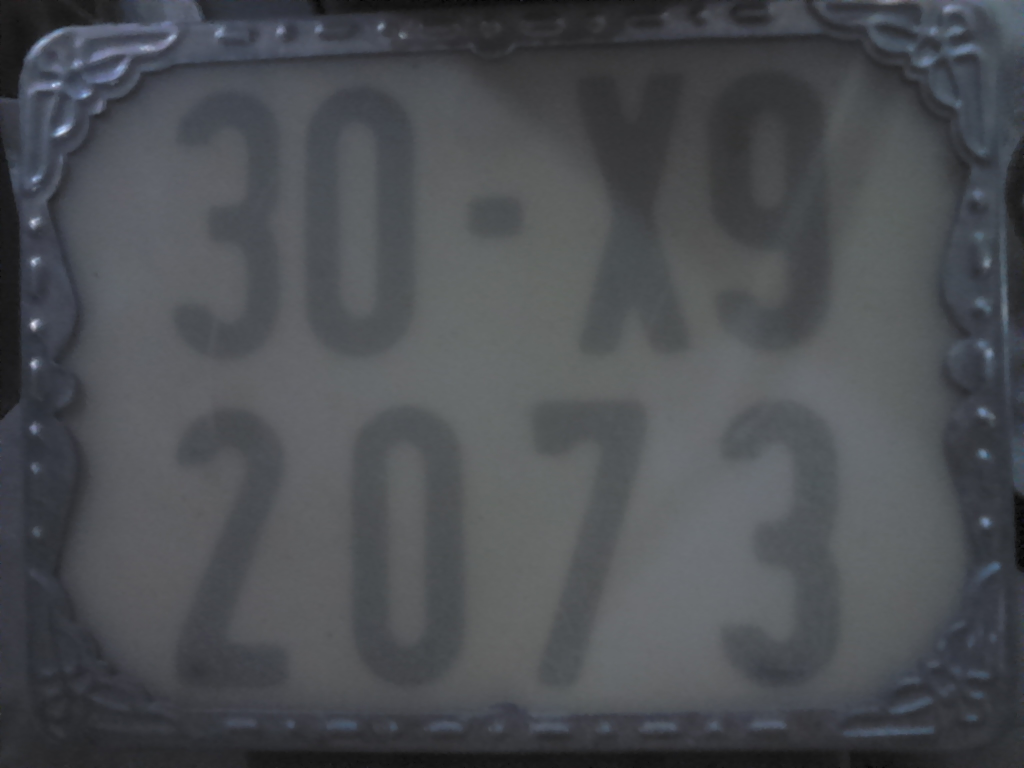
#> input picture inp/ (1).JPG, 2048 x 1536 px (shown at 1/2 size); its folder holds only this picture in this run
$ python tesseract.py   (Python 2 division)   (older library calls are emulated)
#> lines starting #> are read from the running program, lines starting #| are printed output that depends on the picture; after the words box and inside, x2 and y2 are one past the last pixel; in counts of white or black regions, pixels touching at a corner belong together
import cv2
import numpy as np
from PIL import Image

import glob, os
import getopt
import sys
import pytesseract

THRESH_HOLD = 81
THRESH_HOLD_BOX = 99

def isNumber(x, y, w, h, shape):
    ''' return True if a rect bounds a number
    '''
    result = True
    result &= (x > 30) and (shape[1] - x > w + 150)
    result &= (y > 10) and (shape[0] - y > h + 20)

    result &= ( w > 80 ) and ( h > 300 ) and ( w < 400 ) and ( h < 1000 )

    ratio = float(h) / float(w)
    result &= ratio == sorted((1, ratio, 5))[1]
    return result

def preThreshHold(img, name):
    ''' a little process before threshholding
    '''
    img = cv2.equalizeHist(img)
    return img

def getNumbers(img, name, threshhold):
    # normal threshHold
    #ret1, thresh = cv2.threshold(img, threshhold, 255, cv2.THRESH_BINARY)
    # adaptive threshHold
    thresh = cv2.adaptiveThreshold(img,255,cv2.ADAPTIVE_THRESH_MEAN_C, cv2.THRESH_BINARY, THRESH_HOLD_BOX,8)
    cv2.imwrite('threshHold/' + name + '.tiff', thresh)

    _, contours, hierarchy = cv2.findContours(thresh.copy(), cv2.RETR_TREE, cv2.CHAIN_APPROX_SIMPLE)

    imT = thresh.copy()
    outImg = np.zeros(img.shape, np.uint8)
    outImg += 255

    for cnt in contours:
        x, y, w, h = cv2.boundingRect(cnt)
        if isNumber(x, y, w, h, img.shape):
            cv2.rectangle(imT,(x,y),(x+w,y+h),(0,255,0),5)
            outImg[y:y + h, x:x + w] = thresh[y:y + h, x:x + w]
            cv2.drawContours(outImg, [cnt], 0, (125, 125, 125), 5 )

    cv2.imwrite('out/' + name + '.tiff', outImg)
    cv2.imwrite( 'contour/' + name + '.tiff', imT )

    height, width = outImg.shape
    outImg = cv2.resize( outImg, ( 400, 400 * height / width ) )

    image = Image.fromarray( outImg )
    print pytesseract.image_to_string( image, config = "-psm 6 config" )

def crop(inp, out):
    imageList = glob.glob(inp)
    for imgPath in imageList:
        print imgPath, ' : '
        img = cv2.imread(imgPath, cv2.IMREAD_GRAYSCALE)
        img = cv2.resize( img, ( 2048, 1536 ) )
        dir, name = os.path.split(imgPath)
        img = preThreshHold(img, name)
        cv2.imwrite('equalizeHist/' + name[:-4] + '.tiff', img )
        getNumbers(img, name[:-4], THRESH_HOLD)


# [15 lines left out: function showHelp, not called in this run]


def main(argv):
    inputFile = ''
    outputDir = ''
    try:
        opts, args = getopt.getopt(argv, "hi:o:", ["ifile=", "ofile="])
    except getopt.GetoptError:
        print 'test.py -i <inputfile> -o <outputfile>'
        sys.exit(2)
    for opt, arg in opts:
        if opt == '-h':
            print 'test.py -i <inputfile> -o <outputfile>'
            showHelp()
            sys.exit()
        elif opt in ("-i", "--ifile"):
            inputFile = arg
        elif opt in ("-o", "--ofile"):
            outputDir = arg
    if ( inputFile == '' ):
        inputFile = 'inp/*.jpg'
    if ( outputDir == '' ):
        outputDir = 'out/'
    crop(inputFile, outputDir)
#> in preThreshHold, `img = cv2.equalizeHist(img)`:
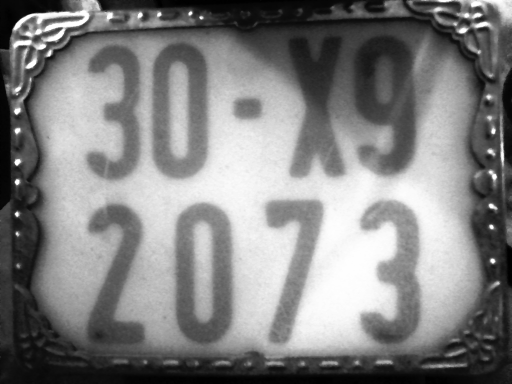
#> img: shape (1536, 2048) (shown at 1/4 size); min 0, max 255, mean 129.4
#> in getNumbers, `thresh = cv2.adaptiveThreshold(img,255,cv2.ADAPTIVE_THRESH_MEAN_C, cv2..`:
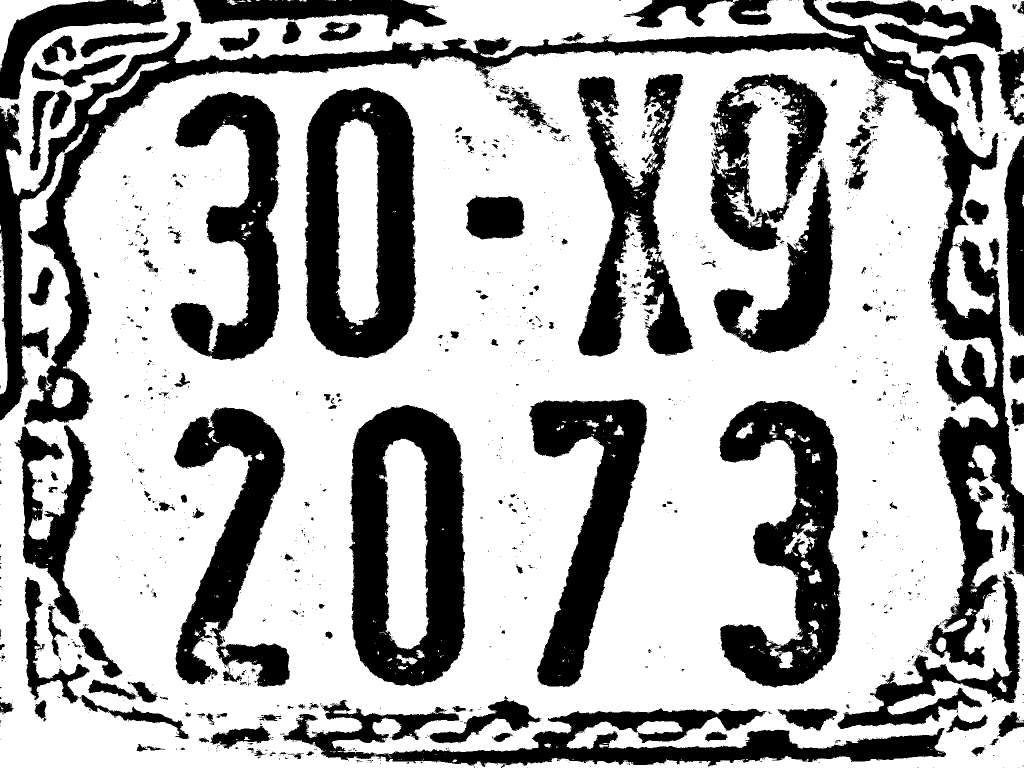
#> thresh: shape (1536, 2048) (shown at 1/2 size); 68.4% white; 1948 black regions (1691 under 20 px)
#> in getNumbers, `_, contours, hierarchy = cv2.findContours(thresh.copy(), cv2.RETR_TREE..`: contours = 3611 contours, 3220 with area under 20; largest, box (x1, y1, x2, y2) and area: (0, 95, 2048, 1536) 2556706, (0, 0, 1710, 391) 137648, (697, 809, 931, 1374) 114328, (608, 174, 833, 717) 107374, (1628, 0, 2048, 990) 77584
#> the loop in getNumbers, `for cnt in contours:` made 3611 passes
#> (x, y, w, h, ratio in isNumber) on passes 4 to 6: (1024, 1524, 1, 1, 1), (961, 1523, 1, 1, 1), (877, 1521, 1, 1, 1)
#> after the loop in getNumbers, `for cnt in contours:`:
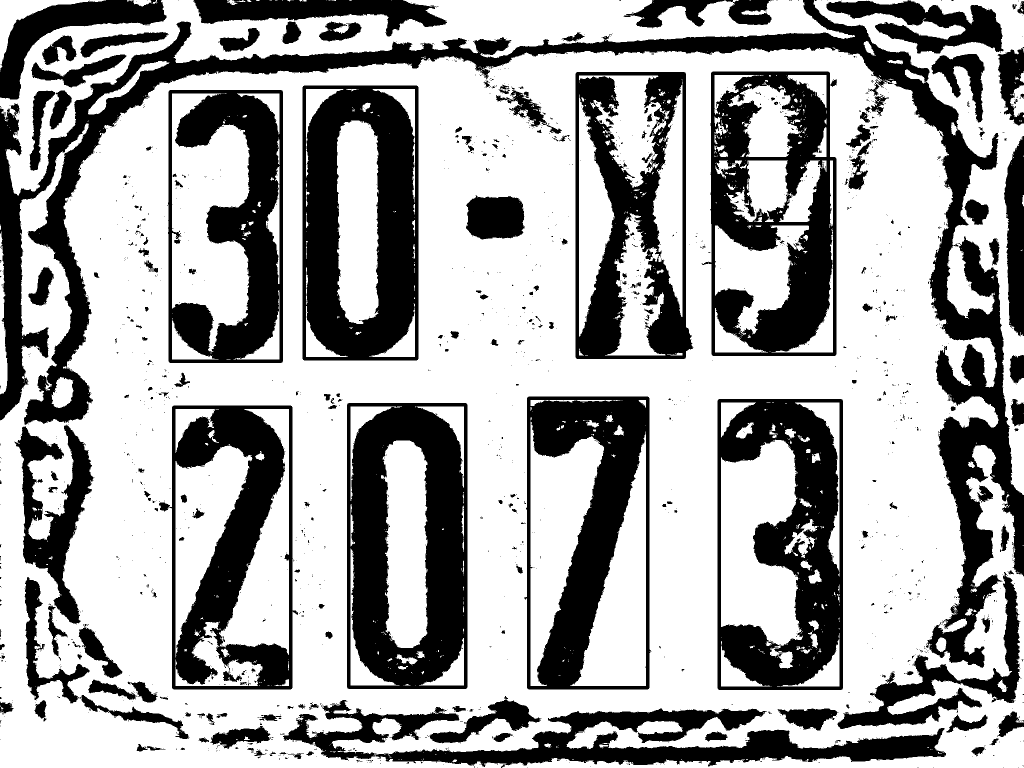
#> imT: shape (1536, 2048) (shown at 1/2 size); 65.6% white; 1869 black regions (1626 under 20 px), largest, box (x1, y1, x2, y2) and area: (0, 0, 2048, 1336) 195602, (694, 806, 935, 1378) 92572, (605, 171, 837, 721) 86555
#> after the loop in getNumbers, `for cnt in contours:`:
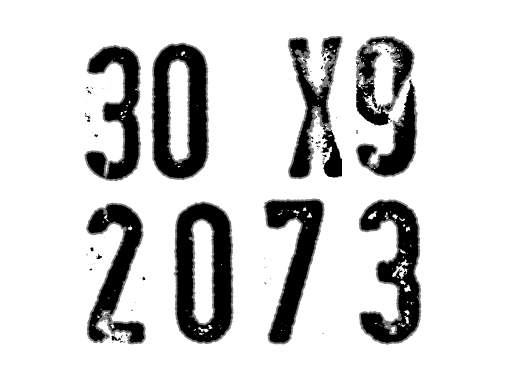
#> outImg: shape (1536, 2048) (shown at 1/4 size); min 0, max 255, mean 212.6
#> in getNumbers, `outImg = cv2.resize( outImg, ( 400, 400 * height / width ) )`:
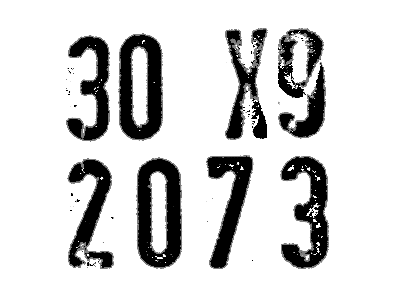
#> outImg: shape (300, 400); min 0, max 255, mean 212.6
    pass

if __name__ == "__main__":
    main(sys.argv[1:])

$ run again, on inp/ (4).JPG
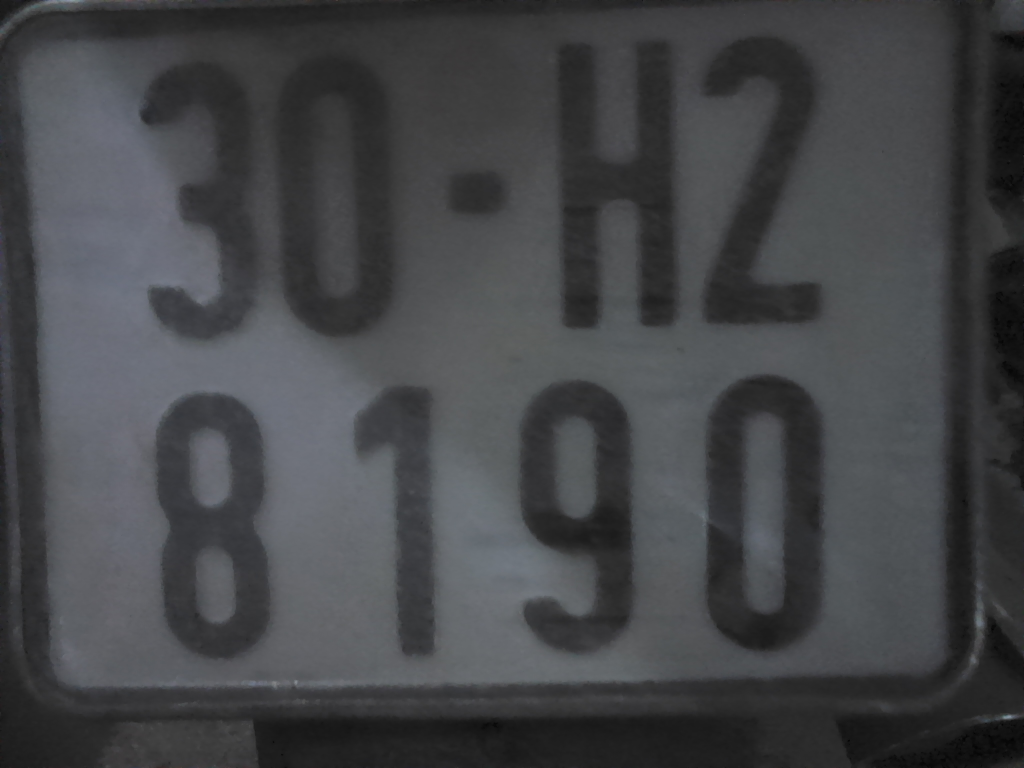
#> input picture inp/ (4).JPG, 2048 x 1536 px (shown at 1/2 size)
#> in getNumbers, `thresh = cv2.adaptiveThreshold(img,255,cv2.ADAPTIVE_THRESH_MEAN_C, cv2..`:
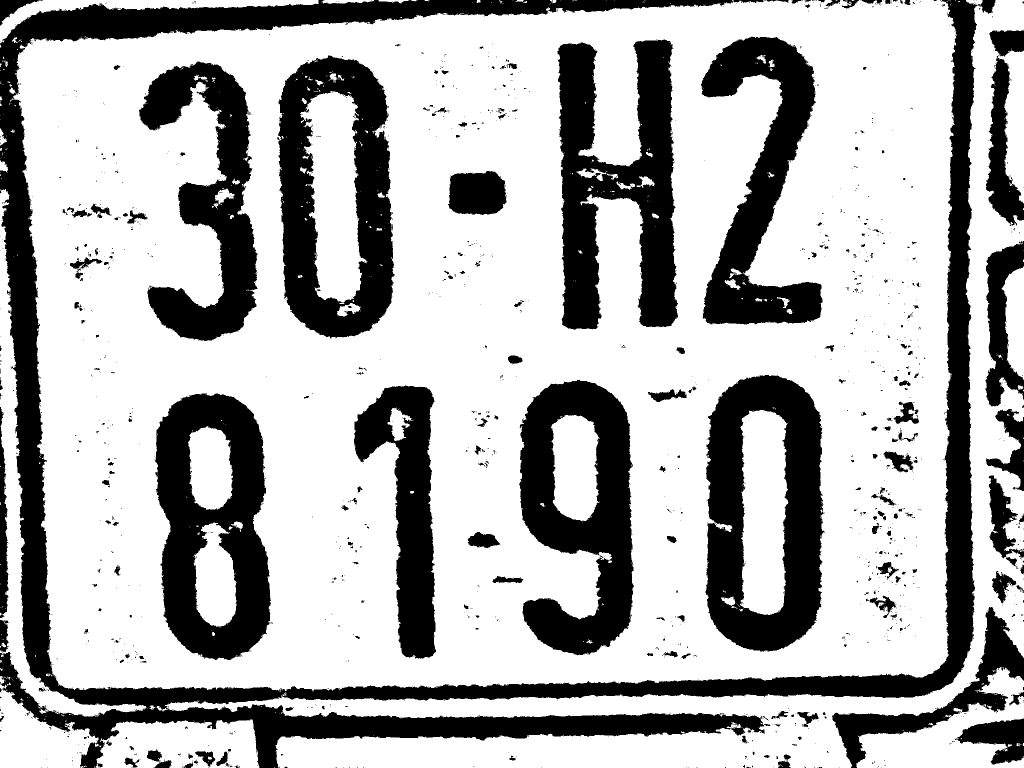
#> thresh: shape (1536, 2048) (shown at 1/2 size); 69.8% white; 1571 black regions (1341 under 20 px)
#> contours = 2533 contours, 2200 with area under 20; largest, box (x1, y1, x2, y2) and area: (20, 0, 1913, 1384) 2428098, (313, 0, 2048, 1536) 216674, (1410, 749, 1650, 1304) 114610, (555, 110, 790, 678) 112414, (308, 786, 543, 1321) 101913
#> the loop in getNumbers, `for cnt in contours:` made 2533 passes
#> (x, y, w, h, ratio in isNumber) on passes 5, 6, 8: (168, 1532, 5, 2, 0.4), (162, 1532, 5, 4, 0.8), (171, 1530, 1, 1, 1)
#> in getNumbers, `outImg = cv2.resize( outImg, ( 400, 400 * height / width ) )`:
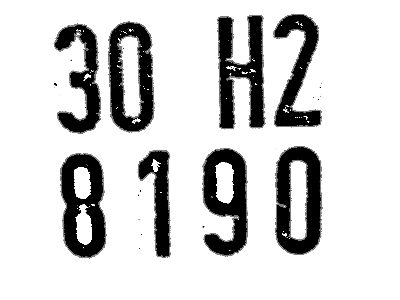
#> outImg: shape (300, 400); min 0, max 255, mean 209.7

$ run again, on inp/ (5).JPG
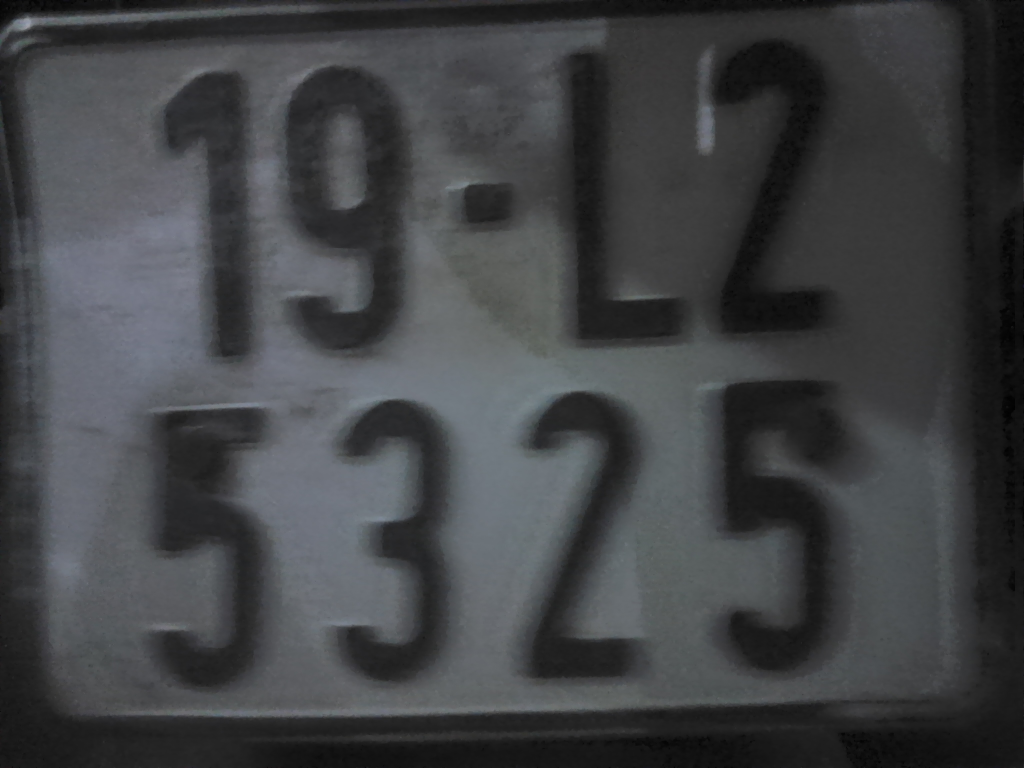
#> input picture inp/ (5).JPG, 2048 x 1536 px (shown at 1/2 size)
#> in getNumbers, `thresh = cv2.adaptiveThreshold(img,255,cv2.ADAPTIVE_THRESH_MEAN_C, cv2..`:
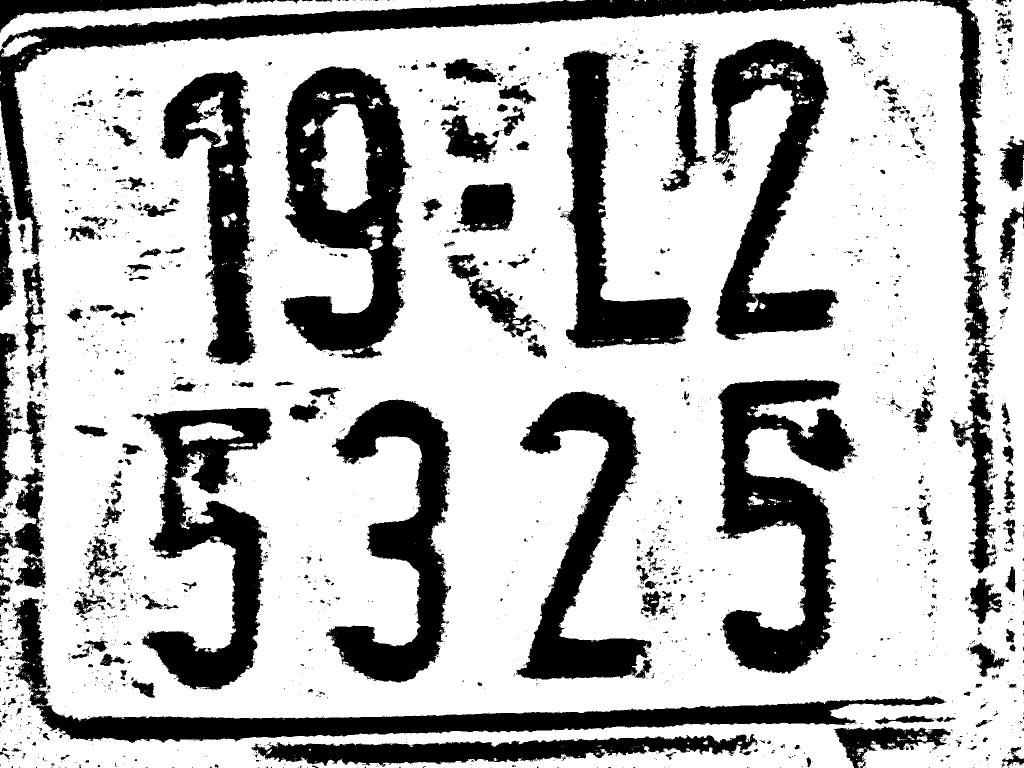
#> thresh: shape (1536, 2048) (shown at 1/2 size); 72.6% white; 3313 black regions (2882 under 20 px)
#> contours = 5561 contours, 4941 with area under 20; largest, box (x1, y1, x2, y2) and area: (0, 0, 2048, 1536) 2970274, (564, 132, 825, 718) 100674, (1431, 757, 1717, 1348) 79135, (25, 1194, 1894, 1487) 73733, (282, 815, 546, 1381) 69343
#> the loop in getNumbers, `for cnt in contours:` made 5561 passes
#> (x, y, w, h, ratio in isNumber) on passes 2, 3, 5: (2016, 1530, 1, 1, 1), (1714, 1523, 14, 13, 0.929), (1725, 1521, 1, 1, 1)
#> in getNumbers, `outImg = cv2.resize( outImg, ( 400, 400 * height / width ) )`:
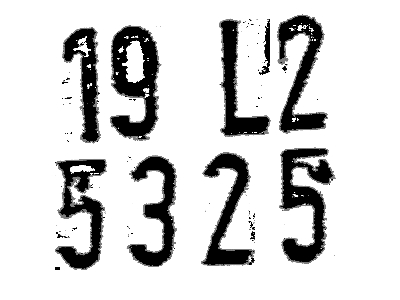
#> outImg: shape (300, 400); min 0, max 255, mean 212.6
